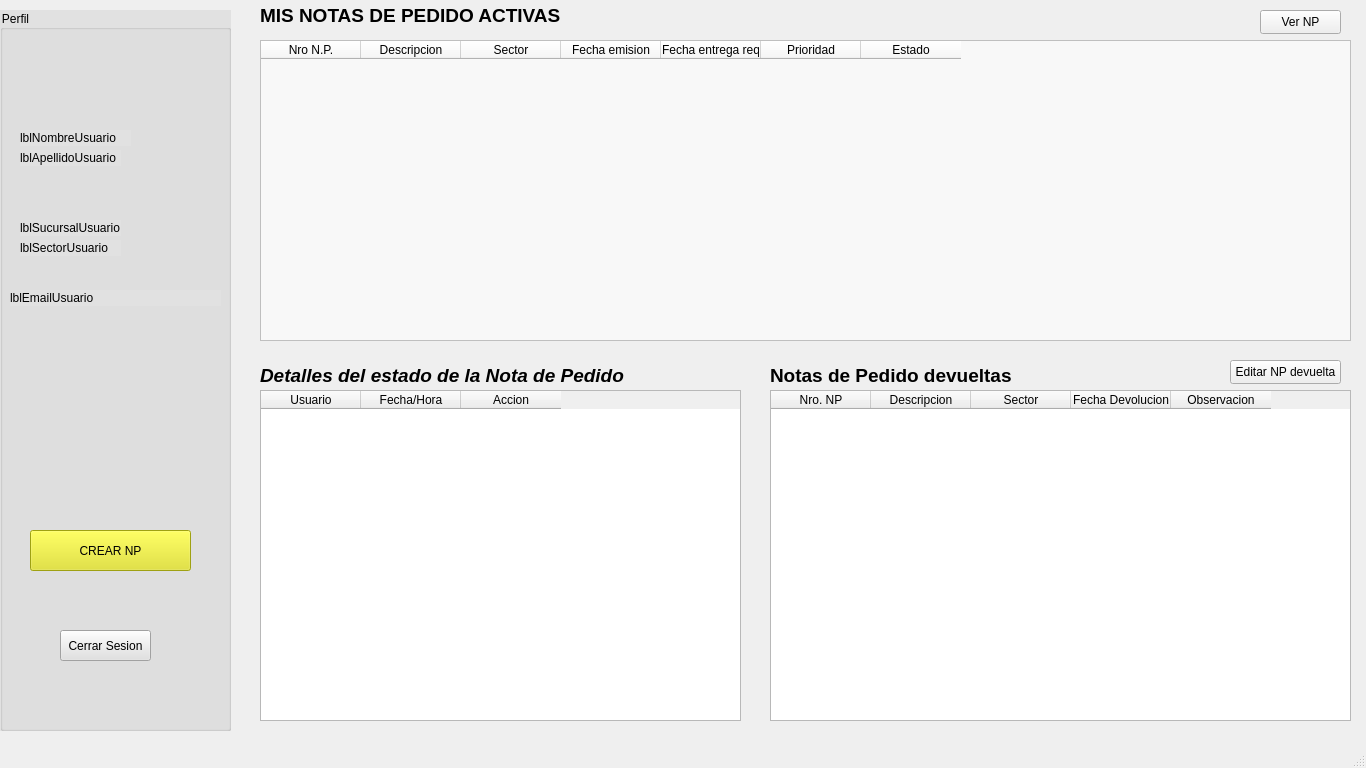
<?xml version="1.0" encoding="UTF-8"?>
<ui version="4.0">
 <class>PantallaGeneradorNP</class>
 <widget class="QMainWindow" name="PantallaGeneradorNP">
  <property name="geometry">
   <rect>
    <x>0</x>
    <y>0</y>
    <width>1366</width>
    <height>768</height>
   </rect>
  </property>
  <property name="minimumSize">
   <size>
    <width>800</width>
    <height>600</height>
   </size>
  </property>
  <property name="maximumSize">
   <size>
    <width>1366</width>
    <height>768</height>
   </size>
  </property>
  <property name="windowTitle">
   <string>Pantalla Principal</string>
  </property>
  <widget class="QWidget" name="centralwidget">
   <widget class="QGroupBox" name="groupBox">
    <property name="geometry">
     <rect>
      <x>0</x>
      <y>10</y>
      <width>231</width>
      <height>721</height>
     </rect>
    </property>
    <property name="styleSheet">
     <string notr="true">background-color: rgb(225, 225, 225);</string>
    </property>
    <property name="title">
     <string>Perfil</string>
    </property>
    <widget class="QLabel" name="lblNombreUsuario">
     <property name="geometry">
      <rect>
       <x>20</x>
       <y>120</y>
       <width>111</width>
       <height>16</height>
      </rect>
     </property>
     <property name="text">
      <string>lblNombreUsuario</string>
     </property>
    </widget>
    <widget class="QLabel" name="lblApellidoUsuario">
     <property name="geometry">
      <rect>
       <x>20</x>
       <y>140</y>
       <width>101</width>
       <height>16</height>
      </rect>
     </property>
     <property name="text">
      <string>lblApellidoUsuario</string>
     </property>
    </widget>
    <widget class="QLabel" name="lblSucursalUsuario">
     <property name="geometry">
      <rect>
       <x>20</x>
       <y>210</y>
       <width>101</width>
       <height>16</height>
      </rect>
     </property>
     <property name="text">
      <string>lblSucursalUsuario</string>
     </property>
    </widget>
    <widget class="QLabel" name="lblSectorUsuario">
     <property name="geometry">
      <rect>
       <x>20</x>
       <y>230</y>
       <width>101</width>
       <height>16</height>
      </rect>
     </property>
     <property name="text">
      <string>lblSectorUsuario</string>
     </property>
    </widget>
    <widget class="QPushButton" name="btnCrearNP_Generador">
     <property name="geometry">
      <rect>
       <x>30</x>
       <y>520</y>
       <width>161</width>
       <height>41</height>
      </rect>
     </property>
     <property name="styleSheet">
      <string notr="true">background-color: rgb(223, 226, 25);
color: rgb(0, 0, 0);</string>
     </property>
     <property name="text">
      <string>CREAR NP</string>
     </property>
    </widget>
    <widget class="QLabel" name="label">
     <property name="geometry">
      <rect>
       <x>10</x>
       <y>280</y>
       <width>211</width>
       <height>16</height>
      </rect>
     </property>
     <property name="text">
      <string>lblEmailUsuario</string>
     </property>
    </widget>
    <widget class="QPushButton" name="btnCerrarSesion_Generador">
     <property name="geometry">
      <rect>
       <x>60</x>
       <y>620</y>
       <width>91</width>
       <height>31</height>
      </rect>
     </property>
     <property name="text">
      <string>Cerrar Sesion</string>
     </property>
    </widget>
   </widget>
   <widget class="QLabel" name="label_2">
    <property name="geometry">
     <rect>
      <x>260</x>
      <y>0</y>
      <width>521</width>
      <height>31</height>
     </rect>
    </property>
    <property name="font">
     <font>
      <pointsize>14</pointsize>
      <bold>true</bold>
     </font>
    </property>
    <property name="text">
     <string>MIS NOTAS DE PEDIDO ACTIVAS</string>
    </property>
   </widget>
   <widget class="QTableWidget" name="tablaNPactivasGenerador">
    <property name="geometry">
     <rect>
      <x>260</x>
      <y>40</y>
      <width>1091</width>
      <height>301</height>
     </rect>
    </property>
    <property name="styleSheet">
     <string notr="true">background-color: rgb(248, 248, 248);</string>
    </property>
    <column>
     <property name="text">
      <string>Nro N.P.</string>
     </property>
    </column>
    <column>
     <property name="text">
      <string>Descripcion</string>
     </property>
    </column>
    <column>
     <property name="text">
      <string>Sector</string>
     </property>
    </column>
    <column>
     <property name="text">
      <string>Fecha emision</string>
     </property>
    </column>
    <column>
     <property name="text">
      <string>Fecha entrega req</string>
     </property>
    </column>
    <column>
     <property name="text">
      <string>Prioridad</string>
     </property>
    </column>
    <column>
     <property name="text">
      <string>Estado</string>
     </property>
    </column>
   </widget>
   <widget class="QLabel" name="label_3">
    <property name="geometry">
     <rect>
      <x>260</x>
      <y>360</y>
      <width>371</width>
      <height>31</height>
     </rect>
    </property>
    <property name="font">
     <font>
      <pointsize>14</pointsize>
      <italic>true</italic>
      <bold>true</bold>
     </font>
    </property>
    <property name="text">
     <string>Detalles del estado de la Nota de Pedido</string>
    </property>
   </widget>
   <widget class="QTableWidget" name="tableWidget">
    <property name="geometry">
     <rect>
      <x>260</x>
      <y>390</y>
      <width>481</width>
      <height>331</height>
     </rect>
    </property>
    <column>
     <property name="text">
      <string>Usuario</string>
     </property>
    </column>
    <column>
     <property name="text">
      <string>Fecha/Hora</string>
     </property>
    </column>
    <column>
     <property name="text">
      <string>Accion</string>
     </property>
    </column>
   </widget>
   <widget class="QLabel" name="label_4">
    <property name="geometry">
     <rect>
      <x>770</x>
      <y>360</y>
      <width>271</width>
      <height>31</height>
     </rect>
    </property>
    <property name="font">
     <font>
      <pointsize>14</pointsize>
      <bold>true</bold>
     </font>
    </property>
    <property name="text">
     <string>Notas de Pedido devueltas</string>
    </property>
   </widget>
   <widget class="QTableWidget" name="tableWidget_2">
    <property name="geometry">
     <rect>
      <x>770</x>
      <y>390</y>
      <width>581</width>
      <height>331</height>
     </rect>
    </property>
    <column>
     <property name="text">
      <string>Nro. NP</string>
     </property>
    </column>
    <column>
     <property name="text">
      <string>Descripcion</string>
     </property>
    </column>
    <column>
     <property name="text">
      <string>Sector</string>
     </property>
    </column>
    <column>
     <property name="text">
      <string>Fecha Devolucion</string>
     </property>
    </column>
    <column>
     <property name="text">
      <string>Observacion</string>
     </property>
    </column>
   </widget>
   <widget class="QPushButton" name="btnEditarNP_Generador">
    <property name="geometry">
     <rect>
      <x>1230</x>
      <y>360</y>
      <width>111</width>
      <height>24</height>
     </rect>
    </property>
    <property name="text">
     <string>Editar NP devuelta</string>
    </property>
   </widget>
   <widget class="QPushButton" name="btnVerNP_Generador">
    <property name="geometry">
     <rect>
      <x>1260</x>
      <y>10</y>
      <width>81</width>
      <height>24</height>
     </rect>
    </property>
    <property name="text">
     <string>Ver NP</string>
    </property>
   </widget>
  </widget>
  <widget class="QMenuBar" name="menubar">
   <property name="geometry">
    <rect>
     <x>0</x>
     <y>0</y>
     <width>1366</width>
     <height>22</height>
    </rect>
   </property>
  </widget>
  <widget class="QStatusBar" name="statusbar"/>
 </widget>
 <resources/>
 <connections/>
</ui>
